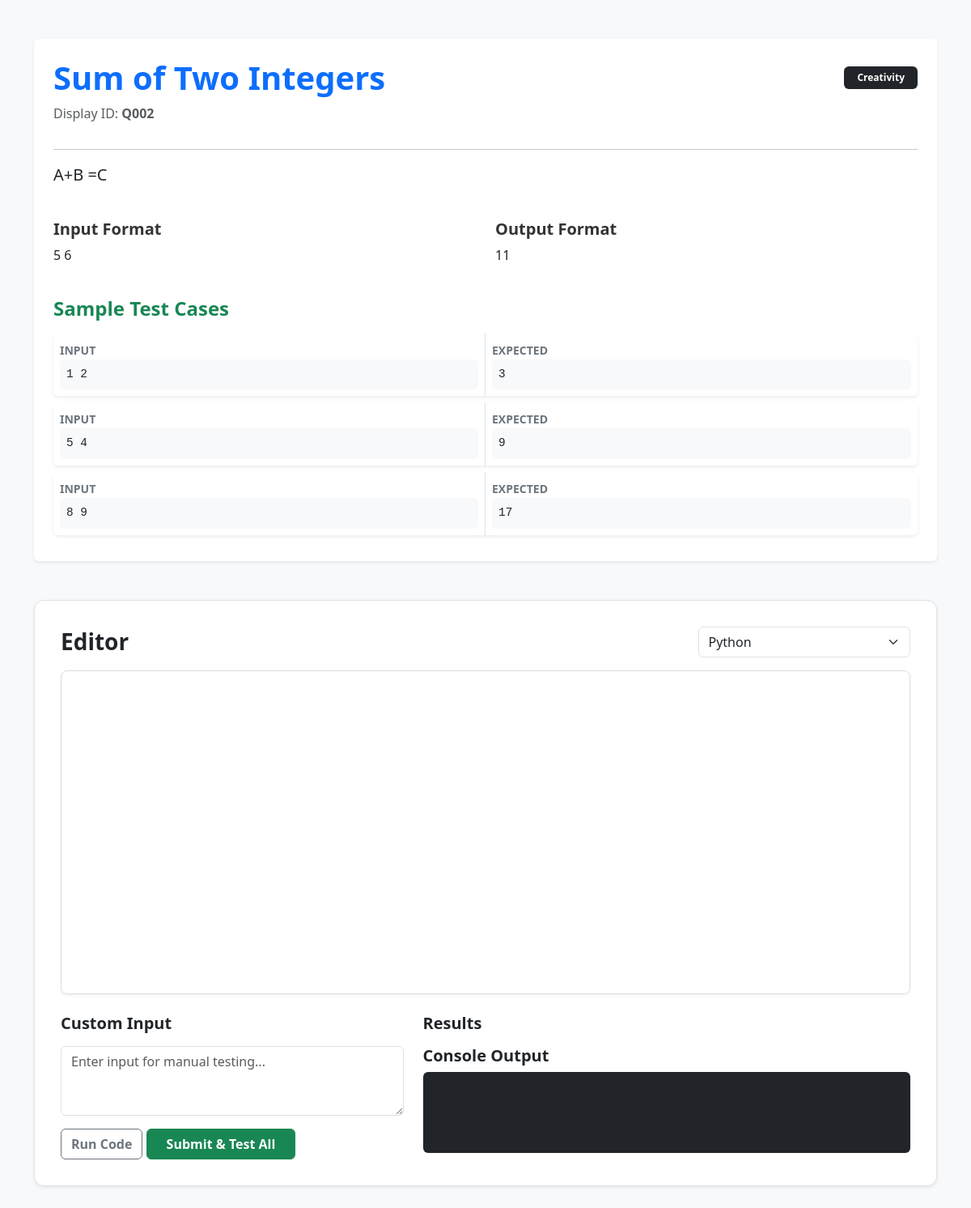
/solve_and_compiler_page/2, run on the app's committed database.
### app.py (models this page shows)
class Question(db.Model):
    id = db.Column(db.Integer, primary_key=True)
    question_id = db.Column(db.String(10), unique=True)
    title = db.Column(db.String(100))
    description = db.Column(db.Text)
    input_format = db.Column(db.Text)
    constraints = db.Column(db.Text)
    output_format = db.Column(db.Text)
    explanation = db.Column(db.Text)
    difficulty = db.Column(db.String(50))
    test_cases = db.relationship('TestCase', backref='question', cascade="all, delete-orphan")

class TestCase(db.Model):
    id = db.Column(db.Integer, primary_key=True)
    input_data = db.Column(db.Text)
    expected_output = db.Column(db.Text)
    question_root_id = db.Column(db.Integer, db.ForeignKey('question.id'), nullable=False)

### app.py (the view)
@app.route('/solve_and_compiler_page/<int:id>')
def solve_and_compiler_page(id):
    q = Question.query.get_or_404(id)
    test_cases = TestCase.query.all()
    return render_template('solve_and_compiler_page.html', q=q, test_cases=test_cases)

### templates/solve_and_compiler_page.html (shortened to what this page needs)
<!DOCTYPE html>
<html lang="en">
<head>
    <link href="https://cdn.jsdelivr.net/npm/bootstrap@5.3.2/dist/css/bootstrap.min.css" rel="stylesheet">
</head>
<body class="bg-light">
<div class="container py-5">
    <div class="card shadow-sm border-0 p-4 mb-4">
        <div class="d-flex justify-content-between align-items-center">
            <h1 class="fw-bold text-primary m-0">{{ q.title }}</h1>
            <span class="badge bg-dark px-3 py-2">{{ q.difficulty }}</span>
        </div>
        <p class="text-muted mt-2">Display ID: <strong>{{ q.question_id }}</strong></p>
        <hr>
        <p class="lead text-dark">{{ q.description }}</p>
        <div class="row">
            <div class="col-md-6">
                <h5 class="label-heading">Input Format</h5>
                <p>{{ q.input_format }}</p>
            </div>
            <div class="col-md-6">
                <h5 class="label-heading">Output Format</h5>
                <p>{{ q.output_format }}</p>
            </div>
        </div>
        <h4 class="fw-bold mt-4 mb-3 text-success">Sample Test Cases</h4>
        <div class="row">
            {% for case in q.test_cases[:3] %}
            <div class="col-12 mb-2">
                <div class="card sample-card border-0 shadow-sm">
                    <div class="row g-0">
                        <div class="col-md-6 border-end p-2">
                            <span class="small fw-bold text-secondary">INPUT</span>
                            <pre class="bg-light p-2 rounded">{{ case.input_data }}</pre>
                        </div>
                        <div class="col-md-6 p-2">
                            <span class="small fw-bold text-secondary">EXPECTED</span>
                            <pre class="bg-light p-2 rounded">{{ case.expected_output }}</pre>
                        </div>
                    </div>
                </div>
            </div>
            {% endfor %}
        </div>
    </div>
    <div class="compiler-section shadow-sm">
        <div class="d-flex justify-content-between align-items-center mb-3">
            <h3 class="fw-bold m-0">Editor</h3>
            <select id="language" class="form-select w-25" onchange="changeLang()">
                <option value="python">Python</option>
            </select>
        </div>
        <div id="editor" style="height: 400px;"></div>
        <div class="row mt-4">
            <div class="col-md-5">
                <h5 class="fw-bold mb-3">Custom Input</h5>
                <textarea id="custom-input" class="form-control mb-3" rows="3" placeholder="Enter input for manual testing..."></textarea>
                <div class="d-grid gap-2 d-md-block">
                    <button id="run-btn" class="btn btn-outline-secondary fw-bold" onclick="handleRun(false)">Run Code</button>
                    <button id="submit-btn" class="btn btn-success fw-bold px-4" onclick="handleRun(true)">Submit & Test All</button>
                </div>
            </div>
            <div class="col-md-7">
                <h5 class="fw-bold mb-3">Results</h5>
                <h5 class="fw-bold mt-3 mb-2">Console Output</h5>
                <pre id="output-console" class="bg-dark text-white p-3 rounded" style="min-height: 100px; max-height: 300px; overflow-y: auto;"></pre>
            </div>
        </div>
    </div>
</div>
</body>
</html>

### templates/solve_and_compiler_page.html (style rules this page uses)
.label-heading { font-weight: 700; color: #333; margin-top: 1.5rem; }
#editor { border-radius: 8px; border: 1px solid #ddd; box-shadow: 0 2px 4px rgba(0,0,0,0.05); }
pre { font-family: 'Consolas', 'Monaco', 'Courier New', monospace; font-size: 0.9rem; margin: 0; }
.sample-card { border: 1px solid #e0e0e0; transition: transform 0.2s; }
.compiler-section { background: #ffffff; padding: 2rem; border-radius: 12px; margin-top: 3rem; border: 1px solid #dee2e6; }

### data on the page
Question: title "Sum of Two Integers", difficulty "Creativity", question_id "Q002", description "A+B =C", input_format "5 6", output_format "11"
TestCase: input_data "1 2", expected_output "3"
TestCase: input_data "5 4", expected_output "9"
TestCase: input_data "8 9", expected_output "17"
